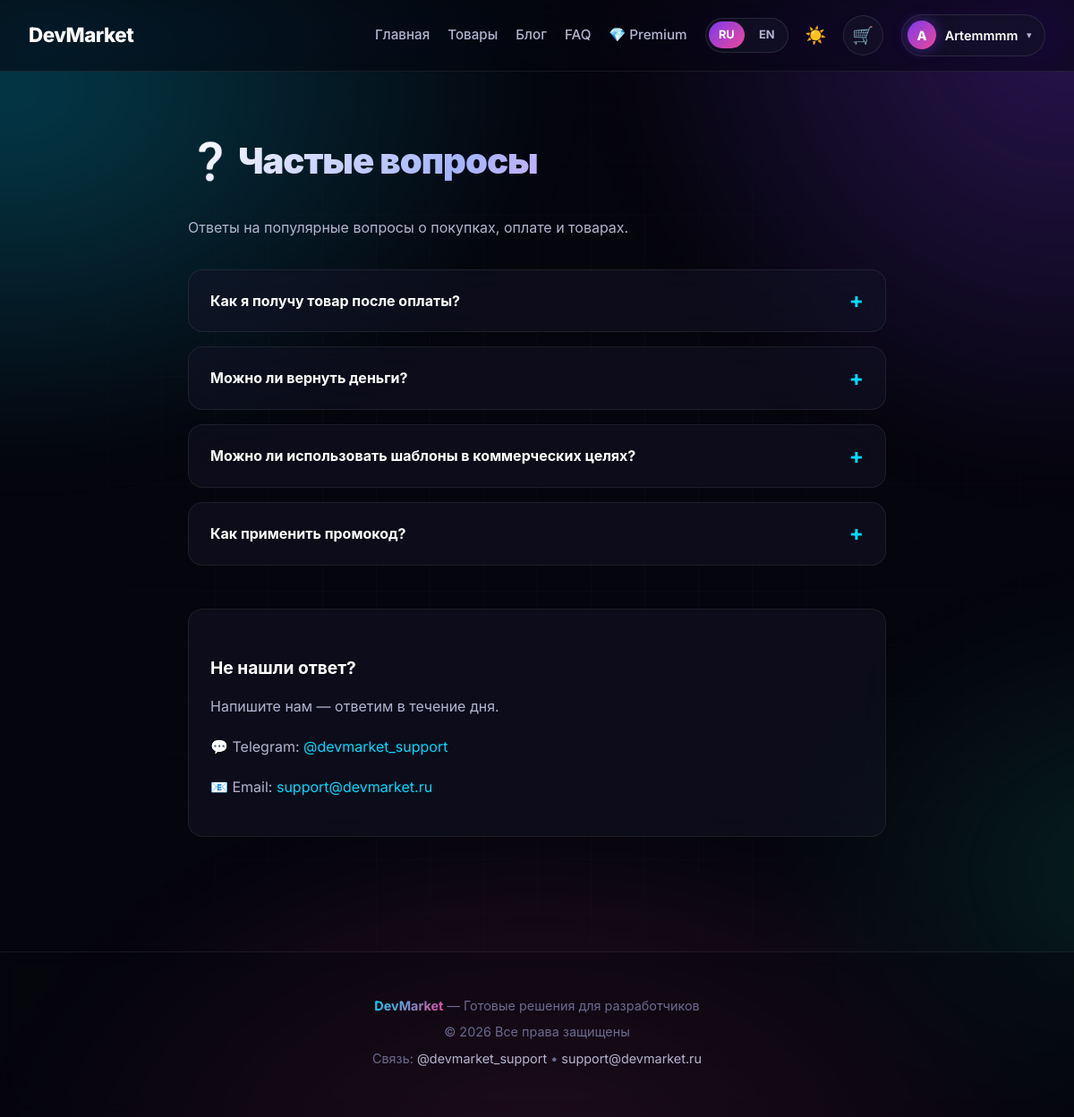
Screenshot of /faq (signed in) with the database file from the repository.
### tables this page shows
CREATE TABLE users (
                id INTEGER PRIMARY KEY AUTOINCREMENT,
                username TEXT UNIQUE NOT NULL,
                email TEXT UNIQUE NOT NULL,
                password_hash TEXT NOT NULL,
                avatar TEXT,
                is_premium INTEGER DEFAULT 0,
                premium_until TEXT,
                language TEXT DEFAULT 'ru',
                theme TEXT DEFAULT 'dark',
                created_at TIMESTAMP DEFAULT CURRENT_TIMESTAMP
            );

CREATE TABLE faq (
                id INTEGER PRIMARY KEY AUTOINCREMENT,
                question TEXT NOT NULL,
                answer TEXT NOT NULL,
                question_en TEXT,
                answer_en TEXT,
                sort_order INTEGER DEFAULT 0
            );

### app.py (the view)
@app.route("/faq")
def faq():
    items = db.get_all_faq()
    return render_template("faq.html", items=items)

### app.py (called while the page is built)
def get_lang():
    return session.get("lang", "ru")

def t(key):
    return TRANSLATIONS.get(get_lang(), TRANSLATIONS["ru"]).get(key, key)

@app.context_processor
def inject_globals():
    user = get_current_user()
    cart_count = db.get_cart_count(user["id"]) if user else 0
    return {
        "brand": BRAND,
        "current_user": user,
        "cart_count": cart_count,
        "t": t,
        "lang": get_lang(),
    }

def get_current_user():
    if session.get("user_id"):
        return db.get_user_by_id(session["user_id"])
    return None

### database.py (called while the page is built)
def get_db():
    conn = sqlite3.connect(DB_PATH)
    conn.row_factory = sqlite3.Row
    return conn

def get_user_by_id(user_id):
    with get_db() as conn:
        return conn.execute("SELECT * FROM users WHERE id = ?", (user_id,)).fetchone()

def get_cart_count(user_id):
    with get_db() as conn:
        row = conn.execute("SELECT SUM(quantity) FROM cart WHERE user_id = ?", (user_id,)).fetchone()
        return row[0] if row and row[0] else 0

def get_all_faq():
    with get_db() as conn:
        return conn.execute("SELECT * FROM faq ORDER BY sort_order, id").fetchall()

### templates/faq.html (shortened to what this page needs)
{% extends "base.html" %}
{% block content %}
<div class="container">
    <div class="page-content">
        <h1>❓ Частые вопросы</h1>
        <p>Ответы на популярные вопросы о покупках, оплате и товарах.</p>
        <div class="faq-list">
            {% for item in items %}
                <details class="faq-item">
                    <summary>{{ item['question'] }}</summary>
                </details>
            {% endfor %}
        </div>
        <div class="contact-block" style="margin-top: 3rem;">
            <h3>Не нашли ответ?</h3>
            <p>Напишите нам — ответим в течение дня.</p>
            <p>💬 Telegram: <a href="https://t.me/{{ brand.contacts.telegram[1:] }}" target="_blank">{{ brand.contacts.telegram }}</a></p>
            <p>📧 Email: <a href="mailto:{{ brand.contacts.email }}">{{ brand.contacts.email }}</a></p>
        </div>
    </div>
</div>
{% endblock %}

### templates/base.html (shortened to what this page needs)
<!DOCTYPE html>
<html lang="{{ lang }}">
<head>
    <link rel="stylesheet" href="{{ url_for('static', filename='style.css') }}">
</head>
<body class="theme-{{ session.get('theme', 'dark') }}">
<nav class="navbar">
    <div class="nav-container">
        <a href="/" class="logo"><span>{{ brand.name }}</span></a>
        <div class="nav-links" id="nav-links">
            <a href="/">{{ t('home') }}</a>
            <a href="/search">{{ t('products') }}</a>
            <a href="/blog">{{ t('blog') }}</a>
            <a href="/faq">{{ t('faq') }}</a>
            <a href="/premium">💎 {{ t('premium') }}</a>
            <div class="nav-controls">
                <div class="lang-switch">
                    <a href="/set-lang/ru" class="{% if lang == 'ru' %}active{% endif %}">RU</a>
                    <a href="/set-lang/en" class="{% if lang == 'en' %}active{% endif %}">EN</a>
                </div>
                <a href="/set-theme/{% if session.get('theme', 'dark') == 'dark' %}light{% else %}dark{% endif %}" class="theme-switch" title="Тема">
                    {% if session.get('theme', 'dark') == 'dark' %}☀️{% else %}🌙{% endif %}
                </a>
                {% if current_user %}
                    <a href="/cart" class="cart-btn">
                        🛒
                    </a>
                {% endif %}
            </div>
            {% if current_user %}
                <div class="user-menu">
                    <button class="user-menu-btn" id="user-menu-btn">
                        {% if current_user['avatar'] %}
                            <img src="{{ url_for('static', filename='avatars/' + current_user['avatar']) }}" class="user-avatar-img" alt="Avatar">
                        {% else %}
                            <span class="user-avatar">{{ current_user['username'][0]|upper }}</span>
                        {% endif %}
                        <span class="user-name">
                            {{ current_user['username'] }}
                        </span>
                        <span class="user-arrow">▾</span>
                    </button>
                </div>
            {% else %}
                <a href="/login" class="nav-login-btn">{{ t('login') }}</a>
            {% endif %}
        </div>
    </div>
</nav>
<main>
    {% if error_404 %}
        <div class="container">
            <div class="success-page error-page">
                <div class="success-icon">🔍</div>
                <h1>404</h1>
                <p>Страница не найдена</p>
                <a href="/" class="btn btn-primary" style="margin-top: 2rem;">← На главную</a>
            </div>
        </div>
    {% else %}
        {% block content %}{% endblock %}
    {% endif %}
</main>
<footer class="footer">
    <div class="footer-content">
        <p><strong>{{ brand.name }}</strong> — {{ brand.tagline }}</p>
        <p>© {{ brand.year }} Все права защищены</p>
        <p class="footer-contacts">
            Связь:
            <a href="https://t.me/{{ brand.contacts.telegram[1:] }}" target="_blank">{{ brand.contacts.telegram }}</a>
            •
            <a href="mailto:{{ brand.contacts.email }}">{{ brand.contacts.email }}</a>
        </p>
    </div>
</footer>
</body>
</html>

### rows the page displays
users: username "A", username "Artemmmm"
faq: question "Как я получу товар после оплаты?"
faq: question "Можно ли вернуть деньги?"
faq: question "Можно ли использовать шаблоны в коммерческих целях?"
faq: question "Как применить промокод?"

### other values shown
{{ brand.name }} "DevMarket"
{{ t('home') }} "Главная"
{{ t('products') }} "Товары"
{{ t('blog') }} "Блог"
{{ t('faq') }} "FAQ"
{{ t('premium') }} "Premium"
{{ brand.contacts.telegram }} "@devmarket_support"
{{ brand.contacts.email }} "support@devmarket.ru"
{{ brand.tagline }} "Готовые решения для разработчиков"
{{ brand.year }} "2026"
